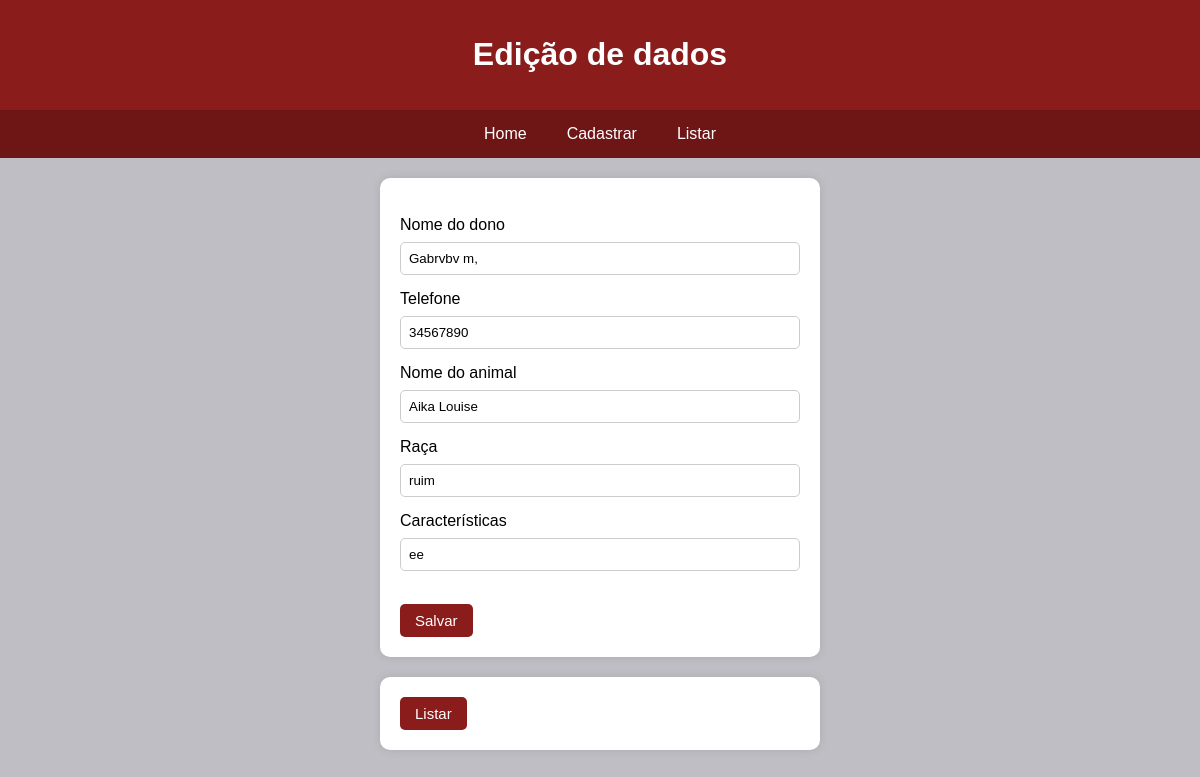
The app's page /pets/update/18/ with its own data.
### pet/models.py (models this page shows, shortened)
class Bicho(models.Model):
    nome_dono = models.CharField(max_length=120, null=False, blank=False)
    telefone = models.CharField(max_length=120, null=False, blank=False)
    nome_animal = models.CharField(max_length=120, null=False, blank=False)
    raca = models.CharField(max_length=120, null=False, blank=False)
    caracteristicas = models.CharField(max_length=1000,null=False,blank=False)
    data = models.DateTimeField(default=timezone.now)

### pet/views.py (the view)
# urls.py: path('pets/update/<int:pk>/', views.update, name="update"),
def update(request, pk):
    pet = get_object_or_404(Bicho, pk=pk)
    if request.method == 'POST':
        pet.nome_dono = request.POST.get('nome_dono', pet.nome_dono)
        pet.telefone = request.POST.get('telefone', pet.telefone)
        pet.nome_animal = request.POST.get('nome_animal', pet.nome_animal)
        pet.raca = request.POST.get('raca', pet.raca)
        pet.caracteristicas = request.POST.get('caracteristicas', pet.caracteristicas)
        pet.data = request.POST.get('data', pet.data)
        pet.save()
        return redirect('bichos')  # Redireciona para a lista de animais após a atualização
    else:
        return render(request, "edit_pets.html", {'pets': pet})

### pet/templates/edit_pets.html (shortened to what this page needs)
<!DOCTYPE html>
<html lang="en">
<head>
</head>
<body>
<header>
    <h1>Edição de dados</h1>
</header>
<nav>
    <a href="/">Home</a>
    <a href="/pets/new">Cadastrar</a>
    <a href="/bichos">Listar</a>
</nav>
<form method="POST">
    {{ msg }}<br>
    <label>Nome do dono</label>
    <input class="espaco" type="text" name="nome_dono" value="{{ pets.nome_dono }}" /><br>
    <label>Telefone</label>
    <input class="espaco" type="text" name="telefone" value="{{ pets.telefone }}" /><br>
    <label>Nome do animal</label>
    <input class="espaco" type="text" name="nome_animal" value="{{ pets.nome_animal }}" /><br>
    <label>Raça</label>
    <input class="espaco" type="text" name="raca" value="{{ pets.raca }}" /><br>
    <label>Características</label>
    <input class="espaco" type="text" name="caracteristicas" value="{{ pets.caracteristicas }}" /> <br>
    <input type="hidden" name="pk" value="{{ pets.pk }}" /><br>
    <button class="botao" type="submit" name="action" value="save">Salvar</button>
</form>
<form method="GET" action="/bichos">
    <button class="botao" type="submit">Listar</button>
</form>
</body>
</html>

### pet/templates/edit_pets.html (style rules this page uses)
body { font-family: Arial, sans-serif; margin: 0; padding: 0; background-color: #bebec4; }
header { background-color: #8b1c1c; color: #fff; padding: 15px 0; text-align: center; }
nav { display: flex; justify-content: center; background-color: #6e1515; }
nav a { color: #fff; text-decoration: none; padding: 15px 20px; display: block; transition: background-color 0.3s; }
form { max-width: 400px; margin: 20px auto; padding: 20px; background-color: #fff; border-radius: 10px; box-shadow: 0 0 10px rgba(0, 0, 0, 0.1); }
label { display: block; margin-bottom: 8px; }
input { width: 100%; padding: 8px; margin-bottom: 15px; border: 1px solid #ccc; border-radius: 5px; }
.botao { background-color: #8b1c1c; color: #fff; font-size: 15px; padding: 8px 15px; border: none; border-radius: 5px; cursor: pointer; }
.espaco { width: 100%; box-sizing: border-box; }

### records on screen
Bicho: nome_dono "Gabrvbv m,", telefone "34567890", nome_animal "Aika Louise", raca "ruim", caracteristicas "ee"
